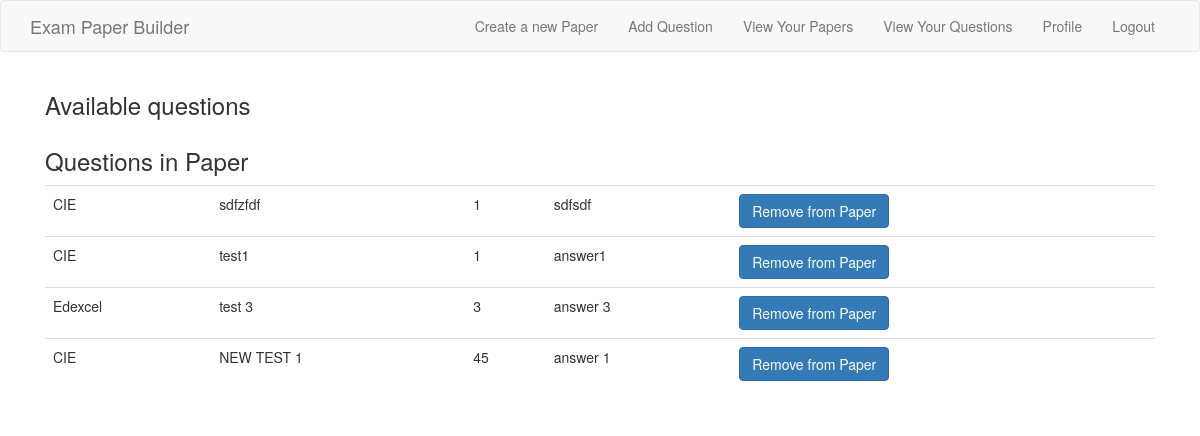
The page /edit_paper?paper_id=2 (signed in) on the database its author committed.
### app/models.py (models this page shows, shortened)
class Question(db.Model):
    __tablename__ = 'question'
    id = db.Column(db.Integer, primary_key=True)
    exam_board = db.Column(db.Integer, db.ForeignKey('exam_boards.id'))
    exam_year = db.Column(db.Integer)
    exam_session = db.Column(db.Integer)
    body = db.Column(db.String(255))
    timestamp = db.Column(db.DateTime, index=True, default=datetime.utcnow)
    user_id = db.Column(db.Integer, db.ForeignKey('user.id'))
    marks = db.Column(db.Integer)
    answer = db.Column(db.String(255))
    papers = db.relationship(
            'Paper', secondary='question_in', backref='has_question', lazy='dynamic')

class Exam_Boards(db.Model):
    __tablename__ = 'exam_boards'
    id = db.Column(db.Integer, primary_key=True)
    name = db.Column(db.String(100), index=True, unique=True)
    questions = db.relationship('Question', backref='examboard', lazy='dynamic')

### app/main/routes.py (the view, shortened to what this page needs)
@bp.route('/edit_paper', methods=['GET', 'POST'])
@login_required
def edit_paper():
    paper = Paper.query.filter_by(id=request.args.get('paper_id', None)).first()
    title = "Edit Paper - " + paper.name
    questions = paper.not_used()
    used_qs = paper.all_questions()
    question = Question.query.filter_by(id=request.args.get('question_id',None)).first()
    return render_template('edit_paper.html', title=title, paper=paper,
        questions=questions, used_qs=used_qs
    )

### app/main/routes.py (called while the page is built)
@bp.before_request
def before_request():
    if current_user.is_authenticated:
        current_user.last_seen = datetime.utcnow()
        db.session.commit()

### app/models.py (called while the page is built)
@login.user_loader #register with flask-login
def load_user(id):
    return User.query.get(int(id))

    def all_questions(self):
        questions = Question.query.filter(Question.papers.any(id=self.id)).all()
        return questions

    def not_used(self):
        assigned_questions = db.session.query(Question.id)\
                        .filter(Question.papers.any(id=self.id)).subquery()
        not_assigned = db.session.query(Question)\
                        .filter(Question.id.notin_(assigned_questions)).all()
        return not_assigned

### app/templates/edit_paper.html (shortened to what this page needs)
{% extends "template.html" %}
{% import 'bootstrap/wtf.html' as wtf %}
{% block app_content %}
    <div class="container-fluid">
    <h3>Available questions</h3>
    <h3>Questions in Paper</h3>
    <table class="table">
        {% for question in used_qs %}
            <tr>
                {% include 'includes/_question.html' %}
                <td><a href="{{ url_for('main.edit_paper',
                    question_id=question.id, paper_id=paper.id) }} ">
                    <input class="btn btn-primary" type="submit" value="Remove from Paper"></a>
                </td>
            </tr>
        {% endfor %}
    </table>
    </div>
{% endblock %}

### app/templates/includes/_question.html
<td>{{ question.examboard.name }}</td>
<td>{{ question.body }}</td>
<td>{{ question.marks }}</td>
<td>{{ question.answer }}</td>

### rows shown on the page
Question: examboard.name "CIE", body "sdfzfdf", marks "1", answer "sdfsdf"
Question: examboard.name "CIE", body "test1", marks "1", answer "answer1"
Question: examboard.name "Edexcel", body "test 3", marks "3", answer "answer 3"
Question: examboard.name "CIE", body "NEW TEST 1", marks "45", answer "answer 1"
